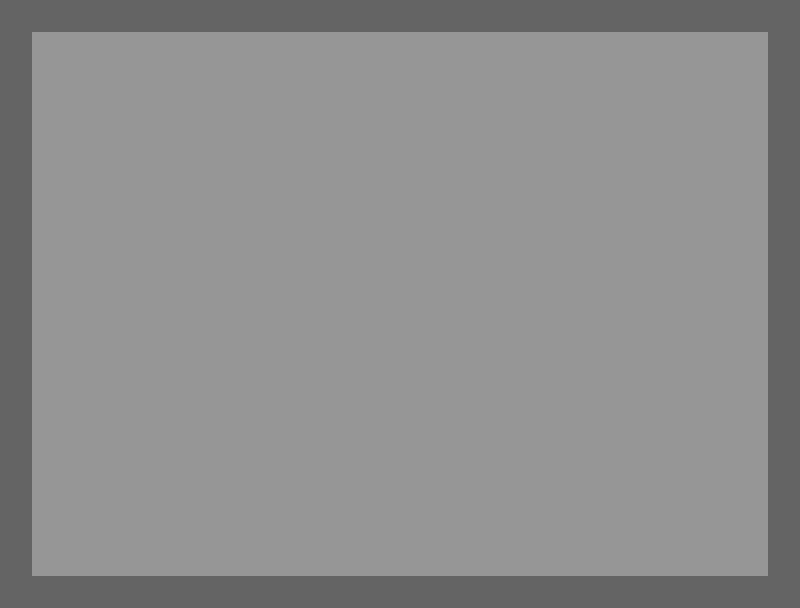

Tiled map render using the project's own tile images. Description and the whole map definition, tile-layer contents included, below:
An orthogonal 25x19 tile map with 32x32 px tiles, 1 tile layer (Tile Layer 1).

<map version="1.10" tiledversion="1.10.2" orientation="orthogonal" renderorder="right-down" width="25" height="19" tilewidth="32" tileheight="32" infinite="0" nextlayerid="2" nextobjectid="1">
 <tileset firstgid="1" name="tileset" tilewidth="32" tileheight="32" tilecount="4" columns="2">
  <image source="../sprites/tileset.png" width="64" height="64" />
 </tileset>
 <layer id="1" name="Tile Layer 1" width="25" height="19">
  <data encoding="csv">
1,1,1,1,1,1,1,1,1,1,1,1,1,1,1,1,1,1,1,1,1,1,1,1,1,
1,2,2,2,2,2,2,2,2,2,2,2,2,2,2,2,2,2,2,2,2,2,2,2,1,
1,2,2,2,2,2,2,2,2,2,2,2,2,2,2,2,2,2,2,2,2,2,2,2,1,
1,2,2,2,2,2,2,2,2,2,2,2,2,2,2,2,2,2,2,2,2,2,2,2,1,
1,2,2,2,2,2,2,2,2,2,2,2,2,2,2,2,2,2,2,2,2,2,2,2,1,
1,2,2,2,2,2,2,2,2,2,2,2,2,2,2,2,2,2,2,2,2,2,2,2,1,
1,2,2,2,2,2,2,2,2,2,2,2,2,2,2,2,2,2,2,2,2,2,2,2,1,
1,2,2,2,2,2,2,2,2,2,2,2,2,2,2,2,2,2,2,2,2,2,2,2,1,
1,2,2,2,2,2,2,2,2,2,2,2,2,2,2,2,2,2,2,2,2,2,2,2,1,
1,2,2,2,2,2,2,2,2,2,2,2,2,2,2,2,2,2,2,2,2,2,2,2,1,
1,2,2,2,2,2,2,2,2,2,2,2,2,2,2,2,2,2,2,2,2,2,2,2,1,
1,2,2,2,2,2,2,2,2,2,2,2,2,2,2,2,2,2,2,2,2,2,2,2,1,
1,2,2,2,2,2,2,2,2,2,2,2,2,2,2,2,2,2,2,2,2,2,2,2,1,
1,2,2,2,2,2,2,2,2,2,2,2,2,2,2,2,2,2,2,2,2,2,2,2,1,
1,2,2,2,2,2,2,2,2,2,2,2,2,2,2,2,2,2,2,2,2,2,2,2,1,
1,2,2,2,2,2,2,2,2,2,2,2,2,2,2,2,2,2,2,2,2,2,2,2,1,
1,2,2,2,2,2,2,2,2,2,2,2,2,2,2,2,2,2,2,2,2,2,2,2,1,
1,2,2,2,2,2,2,2,2,2,2,2,2,2,2,2,2,2,2,2,2,2,2,2,1,
1,1,1,1,1,1,1,1,1,1,1,1,1,1,1,1,1,1,1,1,1,1,1,1,1
</data>
 </layer>
</map>
